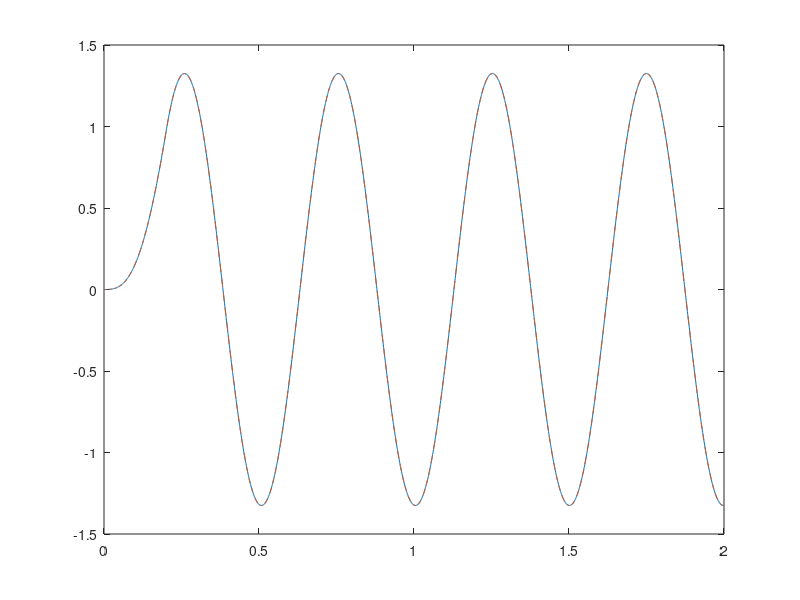

Reproduce this figure in MATLAB.
m=0.5;k=80;
dt=0.001;tmax=2;Fmax=100;Ft0=0.2;
t=0:dt:tmax;F=[0:100*dt/Ft0:Fmax zeros(1,numel(t)-Ft0/dt-1)];
x0=[0 0];
x=zeros(2,numel(t));
x(:,1)=x0;
%
for i=1:numel(t)-1
    dx2=(F(i)-k*x(1,i))/m;
    dx1=x(2,i)+dx2*dt;
    x(2,i+1)=dx1;
    x(1,i+1)=x(1,i)+dx1*dt;
end
plot(t,x(1,:))

x=zeros(2,numel(t));
for i=1:numel(t)-1
    if i == 1
        xDotMHalf = (x(1,i)-0)/dt;
    else
        xDotMHalf = (x(1,i)-x(1,i-1))/dt;
    end
    ddx=(F(i)-k*x(1,i))/m;
    xDotPHalf = xDotMHalf+ddx*dt;
    x(1,i+1)=x(1,i)+ xDotPHalf*dt;
end
hold on,plot(t,x(1,:),'--')
